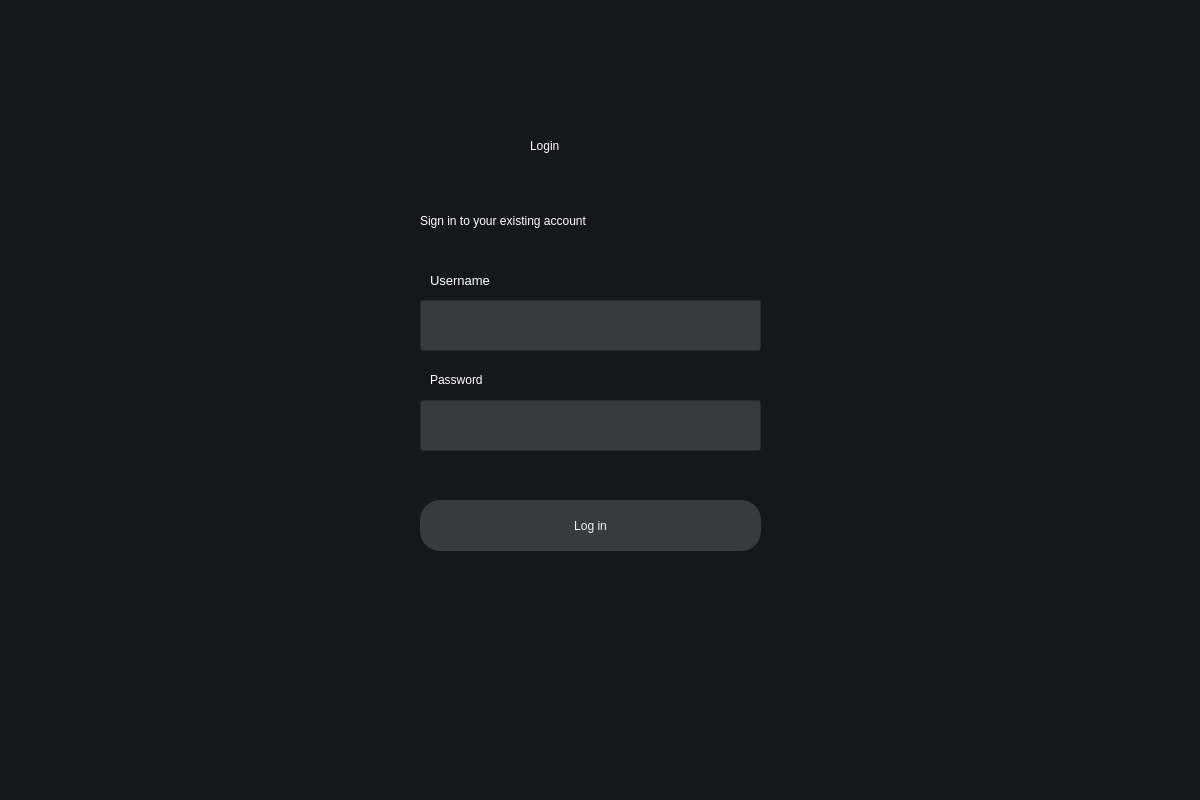
<?xml version="1.0" encoding="UTF-8"?>
<ui version="4.0">
 <class>Dialog</class>
 <widget class="QDialog" name="Dialog">
  <property name="geometry">
   <rect>
    <x>0</x>
    <y>0</y>
    <width>1200</width>
    <height>800</height>
   </rect>
  </property>
  <property name="windowTitle">
   <string>Dialog</string>
  </property>
  <widget class="QWidget" name="bgwidget" native="true">
   <property name="geometry">
    <rect>
     <x>0</x>
     <y>0</y>
     <width>1201</width>
     <height>801</height>
    </rect>
   </property>
   <property name="styleSheet">
    <string notr="true">QWidget#bgwidget{
background-color: rgb(22, 23, 26)}</string>
   </property>
   <widget class="QLabel" name="label">
    <property name="geometry">
     <rect>
      <x>530</x>
      <y>110</y>
      <width>151</width>
      <height>71</height>
     </rect>
    </property>
    <property name="styleSheet">
     <string notr="true">font: 36pt &quot;MS Shell Dlg 2&quot;; color:rgb(255, 255, 255)</string>
    </property>
    <property name="text">
     <string>Login</string>
    </property>
   </widget>
   <widget class="QLabel" name="label_2">
    <property name="geometry">
     <rect>
      <x>420</x>
      <y>200</y>
      <width>391</width>
      <height>41</height>
     </rect>
    </property>
    <property name="styleSheet">
     <string notr="true">font: 16pt &quot;MS Shell Dlg 2&quot;;color:rgb(255, 255, 255)</string>
    </property>
    <property name="text">
     <string>Sign in to your existing account</string>
    </property>
   </widget>
   <widget class="QLineEdit" name="emailfield">
    <property name="geometry">
     <rect>
      <x>420</x>
      <y>300</y>
      <width>341</width>
      <height>51</height>
     </rect>
    </property>
    <property name="styleSheet">
     <string notr="true">background-color: rgb(55, 59, 64);
font: 12pt &quot;MS Shell Dlg 2&quot;; color:rgb(255, 255, 255)</string>
    </property>
   </widget>
   <widget class="QLineEdit" name="passwordfield">
    <property name="geometry">
     <rect>
      <x>420</x>
      <y>400</y>
      <width>341</width>
      <height>51</height>
     </rect>
    </property>
    <property name="styleSheet">
     <string notr="true">background-color: rgb(55, 59, 64);
font: 12pt &quot;MS Shell Dlg 2&quot;; color:rgb(255, 255, 255)</string>
    </property>
   </widget>
   <widget class="QLabel" name="label_3">
    <property name="geometry">
     <rect>
      <x>430</x>
      <y>270</y>
      <width>81</width>
      <height>20</height>
     </rect>
    </property>
    <property name="font">
     <font>
      <family>MS Shell Dlg 2</family>
      <pointsize>10</pointsize>
      <weight>50</weight>
      <italic>false</italic>
      <bold>false</bold>
     </font>
    </property>
    <property name="styleSheet">
     <string notr="true">font: 10pt &quot;MS Shell Dlg 2&quot;; color:rgb(255, 255, 255)</string>
    </property>
    <property name="text">
     <string>Username</string>
    </property>
   </widget>
   <widget class="QLabel" name="label_4">
    <property name="geometry">
     <rect>
      <x>430</x>
      <y>370</y>
      <width>81</width>
      <height>20</height>
     </rect>
    </property>
    <property name="styleSheet">
     <string notr="true">font: 10pt &quot;MS Shell Dlg 2&quot;; color:rgb(255, 255, 255)</string>
    </property>
    <property name="text">
     <string>Password</string>
    </property>
   </widget>
   <widget class="QLabel" name="error">
    <property name="geometry">
     <rect>
      <x>440</x>
      <y>456</y>
      <width>341</width>
      <height>20</height>
     </rect>
    </property>
    <property name="styleSheet">
     <string notr="true">font: 12pt &quot;MS Shell Dlg 2&quot;; color:red;</string>
    </property>
    <property name="text">
     <string/>
    </property>
   </widget>
   <widget class="QPushButton" name="login">
    <property name="geometry">
     <rect>
      <x>420</x>
      <y>500</y>
      <width>341</width>
      <height>51</height>
     </rect>
    </property>
    <property name="styleSheet">
     <string notr="true">border-radius:20px;
background-color: rgb(55, 59, 64);
font: 14pt &quot;MS Shell Dlg 2&quot;;
color:rgb(241, 243, 244)</string>
    </property>
    <property name="text">
     <string>Log in</string>
    </property>
   </widget>
   <widget class="QLabel" name="label_5">
    <property name="geometry">
     <rect>
      <x>510</x>
      <y>30</y>
      <width>171</width>
      <height>61</height>
     </rect>
    </property>
    <property name="text">
     <string/>
    </property>
    <property name="pixmap">
     <pixmap>Zeoshi-hori_3.png</pixmap>
    </property>
    <property name="scaledContents">
     <bool>true</bool>
    </property>
   </widget>
  </widget>
 </widget>
 <resources/>
 <connections/>
</ui>
